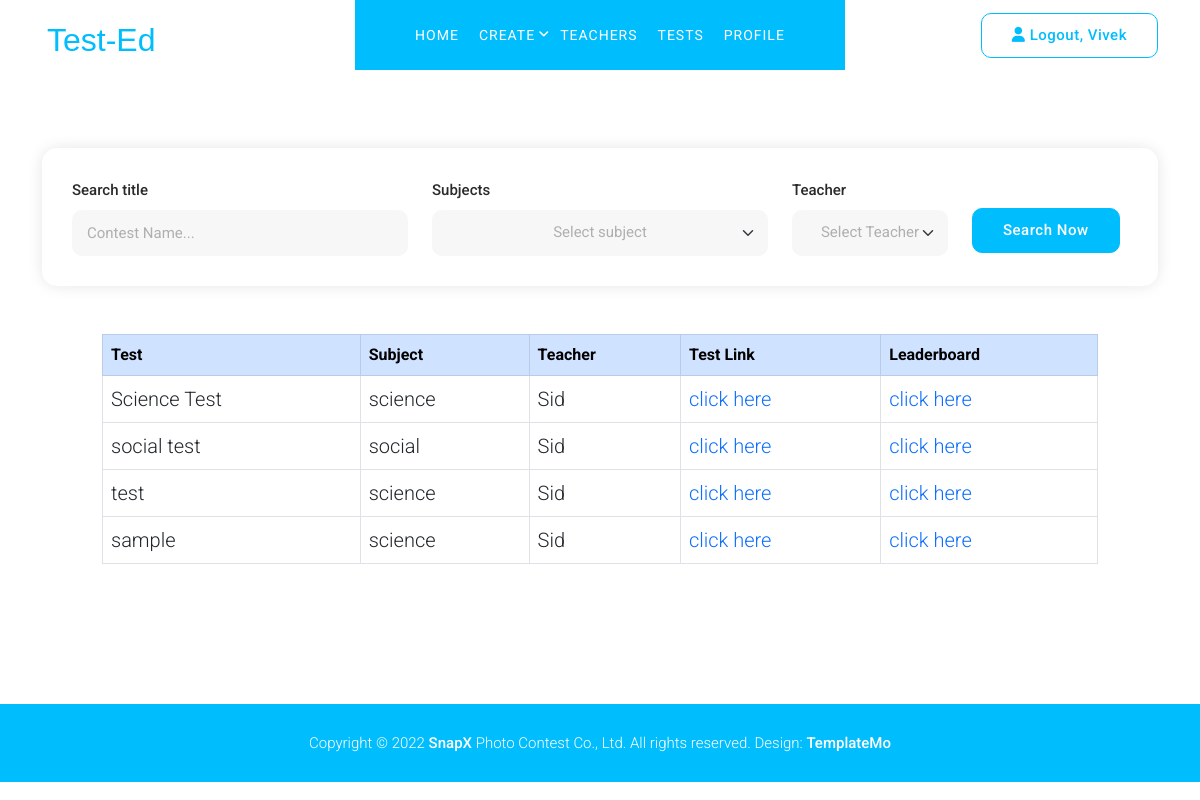
The page /tests/testlist (signed in) on the database its author committed.
### tests/models.py (models this page shows, shortened)
class Test(models.Model):
    title=models.CharField(max_length=50)
    questions=models.ManyToManyField(Questions,blank=True,default=None)
    attempts=models.IntegerField(default=1)
    subjects=models.ForeignKey(Subjects,null=True,on_delete=models.CASCADE)
    teacher=models.ForeignKey('user.Teachers',on_delete=models.CASCADE,null=True,related_name='teacher')

class Subjects(models.Model):
    name=models.CharField(max_length=10,unique=True)

### user/models.py (models this page shows, shortened)
class Teachers(models.Model):
    user = models.ForeignKey(User,on_delete=models.CASCADE)
    subjects=models.ManyToManyField(Subjects)
    date_joined=models.DateTimeField(auto_now_add=True)

### utilities/helpers.py (the view)
        def wrapper(request,*args,**kwargs):
            if request.user.is_authenticated:
                if request.user.groups:
                    group=request.user.groups.all()[0]
                    if group.name in allowedRoles:
                        return func(request,*args,**kwargs)
                    else:
                        return redirect(request.session.get('url',request.path))
                else:
                    return redirect('login')
            else:
                return redirect('login')

### tests/views.py (called while the page is built)
@setRedirectUrl
@unAuthorizedRedirect(allowedRoles=['student','teacher','admin'])
def TestList(request):
    testFilter=TestFilter(request.GET,queryset=Test.objects.all())
    subjects=Subjects.objects.all()
    teachers=Teachers.objects.all()
    context={'filter':testFilter,'subjects':subjects,'teachers':teachers}
    return render(request,'test/test.html',context)

### utilities/helpers.py (called while the page is built)
def setRedirectUrl(func):
    def wrapper(request,*args,**kwargs):
        data=func(request,*args,**kwargs)
        request.session['url']=request.path
        return data
    return wrapper

def unAuthorizedRedirect(allowedRoles=[]):
    def decorator(func):
        def wrapper(request,*args,**kwargs):
            if request.user.is_authenticated:
                if request.user.groups:
                    group=request.user.groups.all()[0]
                    if group.name in allowedRoles:
                        return func(request,*args,**kwargs)
                    else:
                        return redirect(request.session.get('url',request.path))
                else:
                    return redirect('login')
            else:
                return redirect('login')
        return wrapper
    return decorator

### templates/test/test.html (shortened to what this page needs)
{% extends 'main.html' %}{% load static %} {% block content %}
<div class="search-form mt-5">
  <div class="container">
    <div class="row">
      <div class="col-lg-12">
        <form
          id="search-form"
          name="gs"
          method="submit"
          role="search"
          action=""
        >
          <div class="row">
            <div class="col-lg-4">
              <fieldset>
                <label for="id_title" class="form-label">Search title</label>
                <input
                  id="'id_title"
                  type="text"
                  name="title"
                  class="searchText"
                  placeholder="Contest Name..."
                  autocomplete="on"
                />
              </fieldset>
            </div>
            <div class="col-lg-4">
              <fieldset>
                <label for="id_subjects" class="form-label">Subjects</label>
                <select
                  name="subjects"
                  id="id_subjects"
                  class="form-select"
                  aria-label="Choose a category"
                  onchange="this.form.click()"
                >
                  <option value="" selected>Select subject</option>
                </select>
              </fieldset>
            </div>
            <div class="col-lg-2">
              <fieldset>
                <label for="id_teacher" class="form-label">Teacher</label>
                <select
                  name="teacher"
                  id="id_teacher"
                  class="form-select"
                  aria-label="Default select example"
                  onchange="this.form.click()"
                >
                  <option value="" selected>Select Teacher</option>
                </select>
              </fieldset>
            </div>
            <div class="col-lg-2">
              <fieldset>
                <button class="main-button">Search Now</button>
              </fieldset>
            </div>
          </div>
        </form>
      </div>
    </div>
  </div>
</div>
<div class="row justify-content-md-center mt-5 test-search-table">
  <div class="col-10">
    <table class="table table-hover table-bordered table-responsive">
      <tbody>
        <tr class="table-primary">
          <th scope="col">Test</th>
          <th scope="col">Subject</th>
          <th scope="col">Teacher</th>
          <th scope="col">Test Link</th>
          <th scope="col">Leaderboard</th>
        </tr>
        {% for test in filter.qs %}
        <tr class="table-borderless fs-5 fw-light">
          <td>{{test.title}}</td>
          <td>{{test.subjects.name}}</td>
          <td>{{test.teacher.user.username}}</td>
          <td><a href="{% url 'startTest' test.id %}">click here</a></td>
          <td><a href="{% url 'leaderboard' test.id %}">click here</a></td>
        </tr>
        {% endfor %}
      </tbody>
    </table>
  </div>
</div>
{% endblock %}

### templates/navbar.html (shortened to what this page needs)
{% load static %}
<header class="header-area header-sticky position-sticky">
  <div class="container">
    <div class="row">
      <div class="col-12">
        <nav class="main-nav">
          <a class="logo my-auto" href="{% url 'home' %}">
            <span class="logo custom-logo"> Test-Ed </span>
          </a>
          <ul class="nav">
            <li><a href="{% url 'home' %}" class="active">Home</a></li>
            {% if request.user.is_staff %}
            <li class="has-sub">
              <a href="javascript:void(0)">Create</a>
            </li>
            {% endif %}
            {% if request.user.is_superuser %}
                <li><a href="{% url 'getteacher' %}">Teachers</a></li>
                {% endif %}
            <li><a href="{% url 'testList' %}">Tests</a></li>
            <li><a href="{% url 'profile' %}">Profile</a></li>
          </ul>
          {% if request.user.is_authenticated %}
          <div class="border-button">
            <a id="modal_trigger" href="{% url 'logout' %}" class="sign-in-up"
              ><i class="fa fa-user"></i> Logout, {{ request.user }}</a
            >
          </div>
          {% else %}
          <div class="border-button">
            <a id="modal_trigger" href="{% url 'login' %}" class="sign-in-up"
              ><i class="fa fa-user"></i> Sign In/Up</a
            >
          </div>
          {% endif %}
        </nav>
      </div>
    </div>
  </div>
</header>

### TestEd/static/custom.css (style rules this page uses)
option { text-align-last: center !important; -ms-text-align-last: center !important; -moz-text-align-last: center !important; }
a { color: #00bdfe; }
select { outline: none; }
.custom-logo { font-size: 32px; padding: 5px; font-family: "Lucida Sans", "Lucida Sans Regular", "Lucida Grande", "Lucida Sans Unicode", Geneva, Verdana, sans-serif; color: #00bdfe; }
.test-search-table { min-height: 250px; }

### rows shown on the page
Test: title "Science Test", subjects.name "science", teacher.user.username "Sid"
Test: title "social test", subjects.name "social", teacher.user.username "Sid"
Test: title "test", subjects.name "science", teacher.user.username "Sid"
Test: title "sample", subjects.name "science", teacher.user.username "Sid"

### other values the page prints
{{ request.user }} "Vivek"
